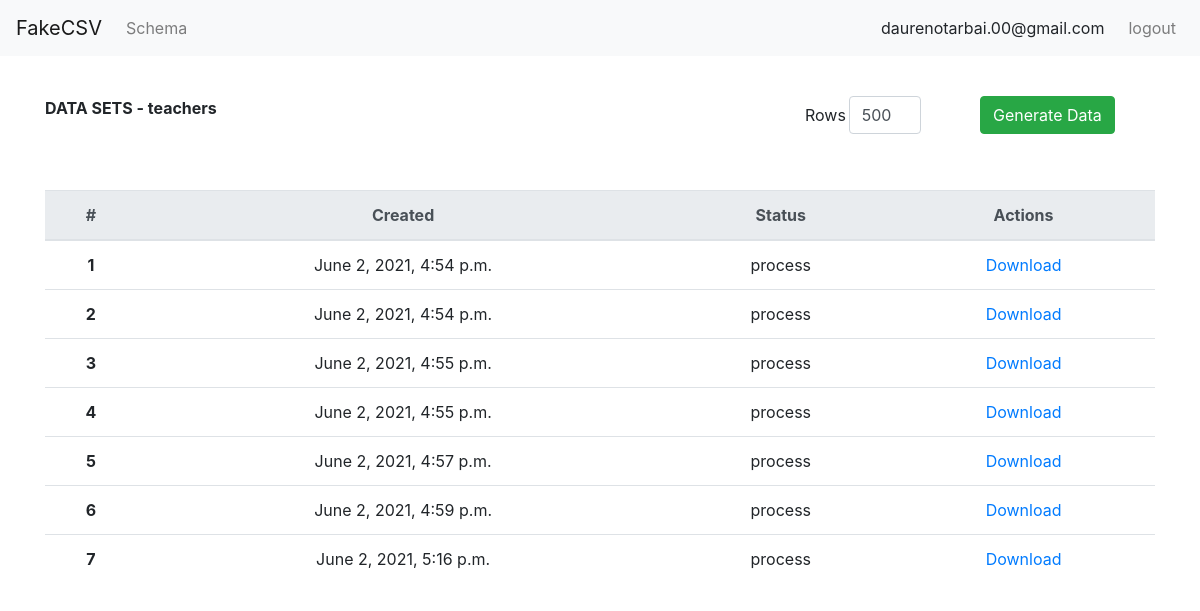
Page /data-sets/17 (signed in) on the committed database.
### generator_service/models.py (models this page shows, shortened)
class TblSchemaBasicInfo(models.Model):
    schema_name = models.CharField(max_length=20, default='', null=True)
    column_separator = models.CharField(max_length=15,choices=SEPARATOR_CHOICES,default=";")
    string_character = models.CharField(max_length=15,choices=STRING_CHARACTER_CHOICES,default="'")
    creator = models.ForeignKey(User, on_delete = models.CASCADE, null=True)
    updated_time = models.DateTimeField(auto_now_add=False, auto_now=True)
    created_time = models.DateTimeField(auto_now_add=True, auto_now=False)
    class Meta:
        db_table = "mdl_schema_basic_info"
        verbose_name = 'Структура файла'
        verbose_name_plural = 'Структура файлы'

class TblDataSets(models.Model):
    schema = models.ForeignKey(TblSchemaBasicInfo,on_delete = models.CASCADE, null = True)
    status = models.CharField(max_length=11,choices=STATUS_CHOICES,default="process" )
    csv_file = models.CharField(max_length=300, default='', null=True)
    rows_number = models.PositiveIntegerField(default=0, null=True)
    created_time = models.DateTimeField(auto_now_add=True, auto_now=False)
    class Meta:
        db_table = "mdl_datasets"
        verbose_name = 'Набор данных'
        verbose_name_plural = 'Наборы данных'

### generator_service/views.py (the view)
# urls.py: path('data-sets/<int:id>',views.data_sets_views,name="data_sets_views"),
def data_sets_views(request, id):
    context = {}
    req_user = request.user
    schema = models.TblSchemaBasicInfo.objects.get(id=id)
    query = models.TblDataSets.objects.filter(schema__id=id)
    context['request_user'] = req_user
    context['query'] = query
    context['schema'] = schema
    return render(request, "generator_service/data_sets.html", context=context)

### templates/generator_service/data_sets.html (shortened to what this page needs)
{% extends "base.html" %}
{% load static %}
{% block content %}
    <div class="container">
        <div class="schema-header row">
            <div class="col-lg-8"><b>DATA SETS - {{ schema.schema_name }}</b></div>
            <form class="col-lg-4 row" action="{% url 'generate_data' schema.id %}">
                <div class="col-lg-6">
                    <div class="form-group row">
                        <label for="inputEmail3" class="col-sm-3 col-form-label">Rows</label>
                        <div class="col-sm-7">
                            <input type="number" name="rows_number" value="500" class="form-control" id="inputEmail3"
                                   placeholder="rows">
                        </div>
                    </div>
                </div>
                <div class="col-lg-6 generate-button">
                    <button type="submit" class="btn btn-success">Generate Data</button>
                </div>
            </form>
        </div>
        <table class="table">
            <thead class="thead-light">
            <tr>
                <th scope="col">#</th>
                <th scope="col">Created</th>
                <th scope="col">Status</th>
                <th scope="col">Actions</th>
            </tr>
            </thead>
            <tbody>
            {% for item in query %}
                <tr>
                    <th scope="row">{{ forloop.counter }}</th>
                    <td>{{ item.created_time }}</td>
                    <td>{{ item.status }}</td>
                    <td>
                        <a href="/{{ item.csv_file }}">Download</a>
                    </td>
                </tr>
            {% endfor %}
            </tbody>
        </table>
    </div>
{% endblock %}

### templates/base.html (shortened to what this page needs)
{% load static %}
<!DOCTYPE html>
<html lang="en">
<head>
    <link rel="stylesheet" href="https://maxcdn.bootstrapcdn.com/bootstrap/4.0.0/css/bootstrap.min.css"
>
    <link rel="stylesheet" type="text/css" href="{% static 'css/main.css' %}">
</head>
<body>
<header>
    <nav class="navbar navbar-expand-lg navbar-light bg-light">
        <a class="navbar-brand" href="#">FakeCSV</a>
        <div class="collapse navbar-collapse" id="navbarText">
            <ul class="navbar-nav mr-auto">
                <li class="nav-item">
                    <a class="nav-link" href="{% url 'data_schemas_views' %}">Schema</a>
                </li>
            </ul>
            <span class="navbar">
              {{ user.username }}
            </span>
            <ul class="navbar-nav">
                <li class="nav-item">
                    <a class="nav-link" href="{% url 'logout_user' %}">logout</a>
                </li>
            </ul>
        </div>
    </nav>
</header>
<div>
    {% block content %}
    {% endblock content %}
</div>
</body>
</html>

### static/css/main.css (style rules this page uses)
body { height: 100%; }
.schema-header { padding-top: 40px; padding-bottom: 40px; }
.table { text-align: center; }
.generate-button { float: left; }

### rows in the picture
TblSchemaBasicInfo: schema_name "teachers"
TblDataSets: created_time "June 2, 2021, 4:54 p.m.", status "process"
TblDataSets: created_time "June 2, 2021, 4:54 p.m.", status "process"
TblDataSets: created_time "June 2, 2021, 4:55 p.m.", status "process"
TblDataSets: created_time "June 2, 2021, 4:55 p.m.", status "process"
TblDataSets: created_time "June 2, 2021, 4:57 p.m.", status "process"
TblDataSets: created_time "June 2, 2021, 4:59 p.m.", status "process"
TblDataSets: created_time "June 2, 2021, 5:16 p.m.", status "process"

### other values in the picture
{{ user.username }} "daurenotarbai.00@gmail.com"
